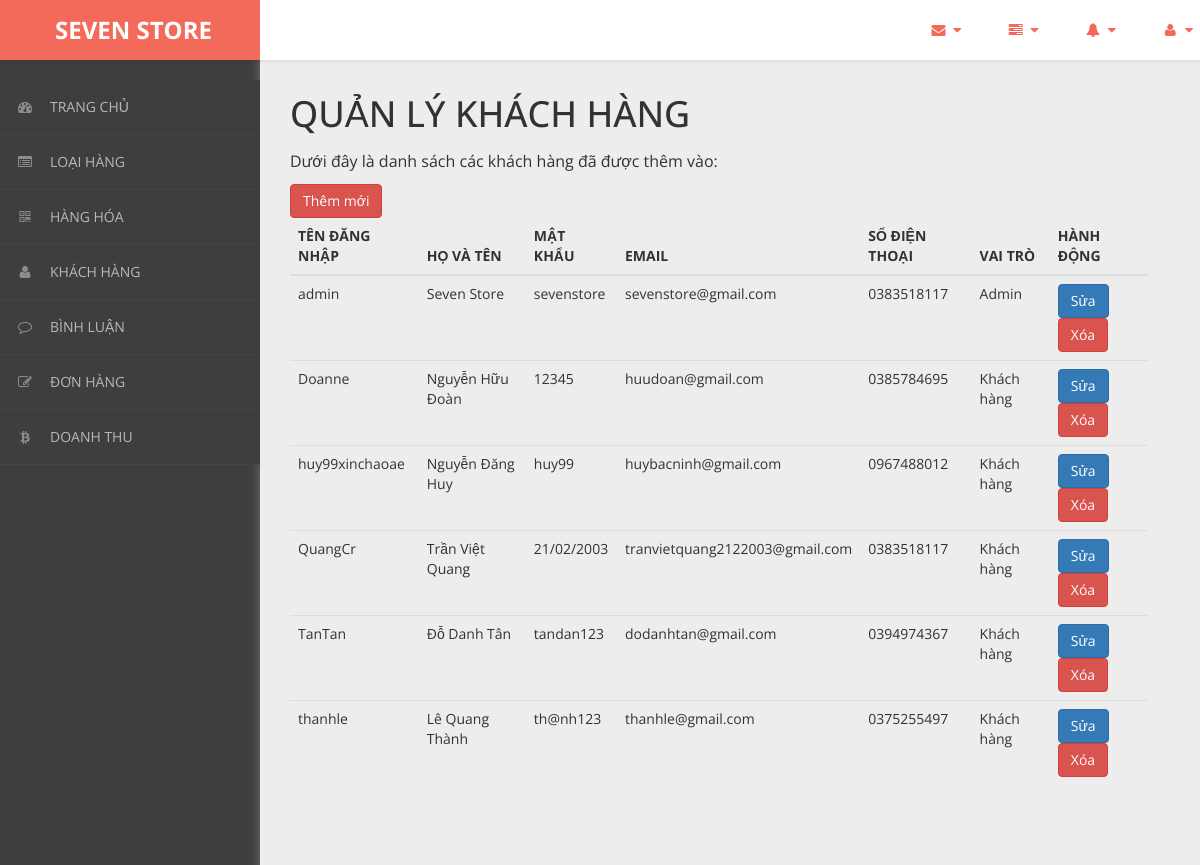
The app's page /admin/content/khach-hang/khach-hang-list.php with its own data.
### tables this page shows
CREATE TABLE `khach_hang` (
  `ma_kh` varchar(50) NOT NULL,
  `ho_ten` varchar(50) NOT NULL,
  `mat_khau` varchar(50) NOT NULL,
  `email` varchar(50) NOT NULL,
  `sdt` varchar(20) NOT NULL,
  `vai_tro` int(11) NOT NULL DEFAULT 0
);

### admin/dao/pdo.php (called while the page is built, shortened)
<?php
    function pdo_get_connection(){
        $pdo = new PDO("mysql:host=localhost;dbname=sevenstore",'root','');
        $pdo->setAttribute(PDO::ATTR_ERRMODE, PDO::ERRMODE_EXCEPTION);
        return $pdo;
    }
    function pdo_query($sql){
        $sql_args = array_slice(func_get_args(),1);
        try{
            $conn = pdo_get_connection();
            $stmt = $conn ->prepare($sql);
            $stmt -> execute($sql_args);
            $rows = $stmt -> fetchAll();
            return $rows;
        }catch(PDOException $e){
            throw $e;
        }finally{
            unset($conn);
        }
    }
    ?>

### admin/dao/khach-hang.php (called while the page is built, shortened)
<?php
    require_once ('pdo.php');
    function khach_hang_select_all(){
        $sql = "SELECT * FROM khach_hang";
        return pdo_query($sql);
    }
?>

### admin/content/khach-hang/khach-hang-list.php (the view, shortened to what this page needs)
<!DOCTYPE html>
<html xmlns="http://www.w3.org/1999/xhtml">
<head>
    <link href="../../../css/admin/css/bootstrap.css" rel="stylesheet" />
    <link href="../../../css/admin/css/font-awesome.css" rel="stylesheet" />
    <link href="../../../css/admin/css/custom-styles.css" rel="stylesheet" />
</head>
<body>
    <div id="wrapper">
        <nav class="navbar navbar-default top-navbar" role="navigation">
            <div class="navbar-header">
                <a class="navbar-brand" href="../../../../sevenstore/trang-chinh/"><strong style = "margin-left: 40px;">SEVEN STORE</strong></a>
            </div>
            <ul class="nav navbar-top-links navbar-right">
                <li class="dropdown">
                    <a class="dropdown-toggle" data-toggle="dropdown" href="#" aria-expanded="false">
                        <i class="fa fa-envelope fa-fw"></i> <i class="fa fa-caret-down"></i>
                    </a>
                </li>
                <li class="dropdown">
                    <a class="dropdown-toggle" data-toggle="dropdown" href="#" aria-expanded="false">
                        <i class="fa fa-tasks fa-fw"></i> <i class="fa fa-caret-down"></i>
                    </a>
                </li>
                <li class="dropdown">
                    <a class="dropdown-toggle" data-toggle="dropdown" href="#" aria-expanded="false">
                        <i class="fa fa-bell fa-fw"></i> <i class="fa fa-caret-down"></i>
                    </a>
                </li>
                <li class="dropdown">
                    <a class="dropdown-toggle" data-toggle="dropdown" href="#" aria-expanded="false">
                        <i class="fa fa-user fa-fw"></i> <i class="fa fa-caret-down"></i>
                    </a>
                </li>
            </ul>
        </nav>
        <nav class="navbar-default navbar-side" role="navigation">
            <div class="sidebar-collapse">
                <ul class="nav" id="main-menu">
                <li>
                        <a href="../thong-ke/thong-ke-list.php"><i class="fa fa-dashboard"></i>TRANG CHỦ</a>
                    </li>
                    <li>
                        <a href="../loai-hang/loai-hang-list.php"><i class="fa fa-list-alt" aria-hidden="true"></i>LOẠI HÀNG</a>
                    </li>
                    <li>
                        <a href="../hang-hoa/hang-hoa-list.php"><i class="fa fa-qrcode"></i>HÀNG HÓA</a>
                    </li>
                    <li>
                        <a href="../khach-hang/khach-hang-list.php"><i class="fa fa-user"></i>KHÁCH HÀNG</a>
                    </li>
                    <li>
                        <a href="../binh-luan/binh-luan-list.php"><i class="fa fa-comment-o" aria-hidden="true"></i>BÌNH LUẬN</a>
                    </li>
                    <li>
                        <a href="../hoa-don/hoa-don-list.php"><i class="fa fa-edit"></i>ĐƠN HÀNG</a>
                    </li>
                    <li>
                        <a href="../doanh-thu/doanh-thu-list.php"><i class="fa fa-bitcoin"></i>DOANH THU</a>
                    </li>
                </ul>
            </div>
        </nav>
        <div id="page-wrapper">
		  <div class="header">
                        <div class="page-header">
                            <h1>QUẢN LÝ KHÁCH HÀNG</h1>
                            <p>Dưới đây là danh sách các khách hàng đã được thêm vào: </p>
                            <a href="../khach-hang/khach-hang-new.php"><button class="btn btn-danger">Thêm mới</button></a>
                            <?php
                                require_once ('../../dao/khach-hang.php');
                                $items = khach_hang_select_all();
                            ?>
                            <table class="table table-hover">
                                <thead>
                                  <tr>
                                    <th>TÊN ĐĂNG NHẬP</th>
                                    <th>HỌ VÀ TÊN</th>
                                    <th>MẬT KHẨU</th>
                                    <th>EMAIL</th>
                                    <th>SỐ ĐIỆN THOẠI</th>
                                    <th>VAI TRÒ</th>
                                    <th>HÀNH ĐỘNG</th>
                                  </tr>
                                </thead>
                                <tbody>
                                <?php foreach($items as $item){
                                     extract($item);
                                    ?>
                                  <tr>
                                    <td><?=$ma_kh?></td>
                                    <td><?=$ho_ten?></td>
                                    <td><?=$mat_khau?></td>
                                    <td><?=$email?></td>
                                    <td><?=$sdt?></td>
                                    <td><?php if($vai_tro == 0){
                                        echo "Khách hàng";
                                    }else{
                                        echo "Admin";
                                    } ?></td>
                                    <td>
                                        <a href="khach-hang-update.php?ma_kh=<?=$ma_kh?>"><button class="btn btn-primary">Sửa</button></a>
                                        <a onclick = "return confirm('Bạn có chắc chắn muốn xóa ?')" href="khach-hang-delete.php?ma_kh=<?=$ma_kh?>">
                                        <button class="btn btn-danger">Xóa</button></a>
                                    </td>
                                  </tr>
                                <?php } ?>
                                </tbody>
                              </table>
                        </div>
		</div>
            </div>
        </div>
</body>
</html>

### css/admin/css/custom-styles.css (style rules this page uses)
body { font-family: 'Open Sans', sans-serif; background: #3E3E3E; }
#wrapper { width: 100%; }
#page-wrapper { padding: 15px 15px; min-height: 600px; background: #EDEDED; }
h1, .h1, h2, .h2, h3, .h3 { margin-top: 7px; margin-bottom: -5px; }
p { font-size:16px; line-height:25px; padding-top:20px; }
.navbar-side { z-index: 0; }
.navbar-side .nav > li > a > i { color: #8C8C8C;padding: 8px;width: 30px;text-align: center; }
.top-navbar { position: fixed; width: 100%; z-index: 300; -webkit-box-shadow: 0 3px 3px rgba(0, 0, 0, 0.05); -moz-box-shadow: 0 3px 3px rgba(0, 0, 0, 0.05); box-shadow: 0 3px 3px rgba(0, 0, 0, 0.05); }
.navbar-side { z-index: 1; position: fixed; width: 260px; top: 80px; }
#page-wrapper { position: relative; top: 55px; box-shadow: 0 0 10px #757575; -moz-box-shadow: 0 0 10px #757575; -webkit-box-shadow: 0 0 10px #757575; }
.page-header { margin: 0;border-bottom: 1px solid transparent;text-align: left;background-color: rgb(237, 237, 237);padding: 32px 22px 32px 0;color: #323232; }
.header { margin: 0 30px; }
.top-navbar { margin:0px; }
.top-navbar .navbar-brand { color: #fff;width: 260px;text-align: left;height: 60px;font-size: 24px;font-weight: 700;line-height: 30px;background: #F36A5A; }
.top-navbar .nav > li { position: relative; display: inline-block; margin: 0px; padding: 0px; }
.top-navbar .nav > li > a { position: relative; display: block; padding: 20px;color: #FFFFFF; margin: 0px; }
.sidebar-collapse , .sidebar-collapse .nav { background:none; }
.sidebar-collapse .nav { padding:0; }
.sidebar-collapse .nav > li > a { color: #B8B8B8; background:transparent; text-shadow:none; font-size: 14px; }
.sidebar-collapse > .nav > li > a { padding: 12px 10px; }
.sidebar-collapse > .nav > li { border-bottom: 1px solid rgba(107, 108, 109, 0.19); }
.navbar-side { border:none; background: #3E3E3E; }
.top-navbar { background: #FFFFFF; border-bottom:none; }
.top-navbar .nav > li > a > i { margin-right: 2px; }
.navbar-default { border:0px solid black; }
.navbar-header { background: transparent; }
.nav > li > a > i { margin-right:10px; color: rgb(243, 106, 90); }
@media (min-width:768px) { #page-wrapper { margin: 0 0 0 260px; padding: 0; min-height: 1200px; } }
@media (min-width:768px) { .navbar-side { width: 260px; z-index: 1; } }
@media (min-width:768px) { .navbar { border-radius: 0px; } }

### records on screen
khach_hang: ma_kh "admin", ho_ten "Seven Store", mat_khau "sevenstore", email "sevenstore@gmail.com", sdt "0383518117", vai_tro "Admin"
khach_hang: ma_kh "Doanne", ho_ten "Nguyễn Hữu Đoàn", mat_khau "12345", email "huudoan@gmail.com", sdt "0385784695", vai_tro "Khách hàng"
khach_hang: ma_kh "huy99xinchaoae", ho_ten "Nguyễn Đăng Huy", mat_khau "huy99", email "huybacninh@gmail.com", sdt "0967488012", vai_tro "Khách hàng"
khach_hang: ma_kh "QuangCr", ho_ten "Trần Việt Quang", mat_khau "21/02/2003", email "tranvietquang2122003@gmail.com", sdt "0383518117", vai_tro "Khách hàng"
khach_hang: ma_kh "TanTan", ho_ten "Đỗ Danh Tân", mat_khau "tandan123", email "dodanhtan@gmail.com", sdt "0394974367", vai_tro "Khách hàng"
khach_hang: ma_kh "thanhle", ho_ten "Lê Quang Thành", mat_khau "th@nh123", email "thanhle@gmail.com", sdt "0375255497", vai_tro "Khách hàng"
